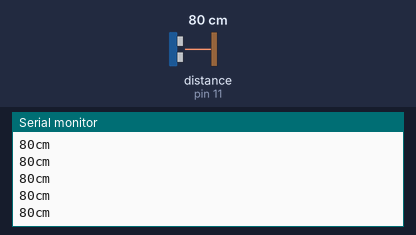
Recording of a sketch running on a simulated Arduino Uno, built with avr-gcc and run on an emulated ATmega328P. Parts: the last lines printed to the serial monitor. Wiring (inferred from the names in the program): ultrasonic range finder: trigger pin 11; echo pin 11. The inputs (shaded band) are chosen by the test bench; at power-on: distance to the obstacle (sensor on pin 11) 80 cm. The echo pulse lasts 58.3 µs per cm.

Above: at 1.2 s.
1.3 s: distance to the obstacle (sensor on pin 11) set to 120 cm
At 1.49 s:
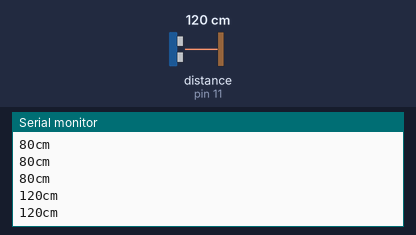
4.3 s: distance to the obstacle (sensor on pin 11) set to 2 cm
At 4.3 s:
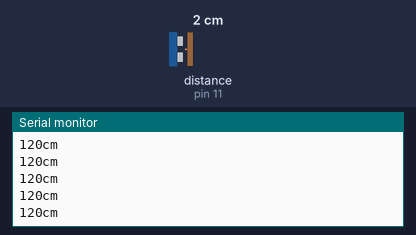
Timing chart, 0 to 7.3 s (numbered marks = the images above; inputs shaded):
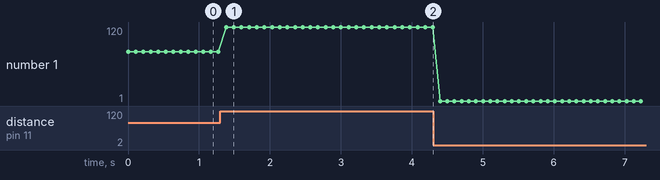

Measured:
- after the input at 1.3 s, the serial monitor: prints a new line after 0.08 s (image 1)
- plotted number 1: 80 → 120 after the input at 1.3 s, 120 → 1 after the input at 4.3 s

The sketch:

Ping_Sensor.ino
```cpp
const int UltraSonic = 11;

void setup() {
  Serial.begin(9600);
}

void loop() {

  long duration, cm;
  pinMode(UltraSonic, OUTPUT);
  //does this work?


  digitalWrite(UltraSonic, LOW);
  delayMicroseconds(2);
  digitalWrite(UltraSonic, HIGH);
  delayMicroseconds(5);
  digitalWrite(UltraSonic, LOW);


  pinMode(UltraSonic, INPUT);
  duration = pulseIn(UltraSonic, HIGH);

  cm = microsecondsToCentimeters(duration);

  //prints the output of the ultrasonic
  Serial.print(cm);
  Serial.print("cm");
  Serial.println();

  delay(100);
}


long microsecondsToCentimeters(long microseconds) {
  // The speed of sound is 340 m/s or 29 microseconds per centimeter.
  // The ping travels out and back, so to find the distance of the object we
  // take half of the distance travelled.
  return microseconds / 29 / 2;
}
```
